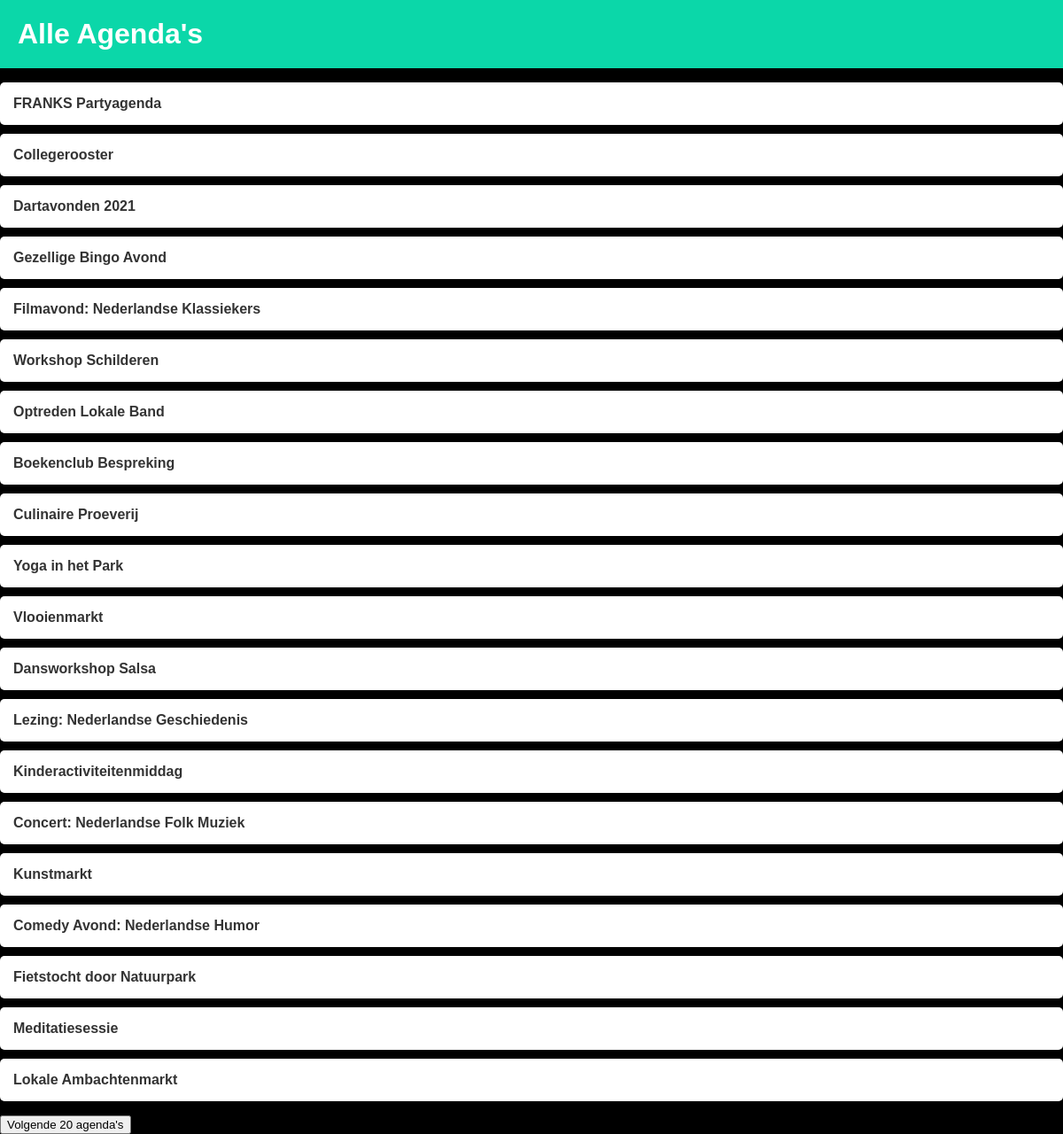
The app's page /alle_agendas with its own data.
### tables this page shows
CREATE TABLE agendas (
            id INTEGER PRIMARY KEY AUTOINCREMENT,
            url_name TEXT NOT NULL,
            title TEXT NOT NULL,
            external_stylesheet TEXT,
            date_created DATE NOT NULL DEFAULT CURRENT_TIMESTAMP
        );

### app.py (the view)
@app.route('/alle_agendas',  methods=['GET', 'POST'])
@login_required
def alle_agendas():
    conn = get_db_connection()
    page = request.args.get('page', 1, type=int)
    per_page = 20
    offset = (page - 1) * per_page
    query = f'SELECT * FROM agendas LIMIT {per_page} OFFSET {offset}'
    alle_agendas = conn.execute(query).fetchall()
    conn.close()
    return render_template('alle_agendas.html', alle_agendas=alle_agendas)

### app.py (called while the page is built)
def login_required(f):
    @wraps(f)
    def decorated_function(*args, **kwargs):
        if   session.get("loggedIn", False):
            return render_template("login.html")
        return f(*args, **kwargs)
    return decorated_function

def get_db_connection():
    conn = sqlite3.connect("event_calendar.db")
    conn.row_factory = sqlite3.Row
    return conn

### templates/alle_agendas.html (shortened to what this page needs)
<!DOCTYPE html>
<html lang="en">
<head>
</head>
<body>
    <h1>Alle Agenda's</h1>
    {% if alle_agendas %}
        <ul>
            {% for agenda in alle_agendas %}
                <li><a href="{{ url_for('show_agenda', agenda_name=agenda['url_name']) }}">{{ agenda['title'] }}</a></li>
            {% endfor %}
        </ul>
        <button class="next-button" onclick="window.location.href='{{ url_for('alle_agendas', page=2) }}'">Volgende 20 agenda's</button>
    {% else %}
        <p>Geen agenda's gevonden.</p>
    {% endif %}
</body>
</html>

### templates/alle_agendas.html (style rules this page uses)
body { font-family: Arial, sans-serif; background-color: #000000; margin: 0; padding: 0; }
h1 { background-color: #0bd7a9; color: #fff; padding: 20px; margin: 0; }
ul { list-style: none; padding: 0; }
li { background-color: #fff; margin: 10px 0; padding: 15px; border-radius: 5px; box-shadow: 0 2px 4px rgba(0, 0, 0, 0.1); }
a { color: #333; text-decoration: none; font-weight: bold; }

### records on screen
agendas: title "FRANKS Partyagenda"
agendas: title "Collegerooster"
agendas: title "Dartavonden 2021"
agendas: title "Gezellige Bingo Avond"
agendas: title "Filmavond: Nederlandse Klassiekers"
agendas: title "Workshop Schilderen"
agendas: title "Optreden Lokale Band"
agendas: title "Boekenclub Bespreking"
agendas: title "Culinaire Proeverij"
agendas: title "Yoga in het Park"
agendas: title "Vlooienmarkt"
agendas: title "Dansworkshop Salsa"
agendas: title "Lezing: Nederlandse Geschiedenis"
agendas: title "Kinderactiviteitenmiddag"
agendas: title "Concert: Nederlandse Folk Muziek"
agendas: title "Kunstmarkt"
agendas: title "Comedy Avond: Nederlandse Humor"
agendas: title "Fietstocht door Natuurpark"
agendas: title "Meditatiesessie"
agendas: title "Lokale Ambachtenmarkt"
